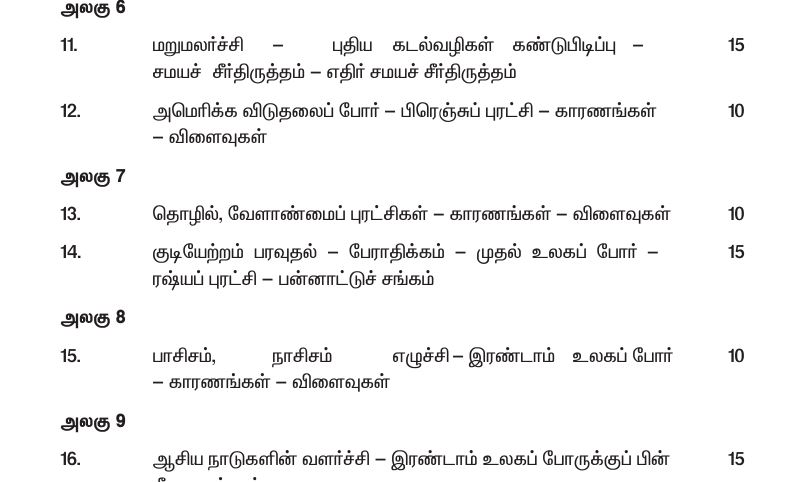
#> input picture image/Capture.JPG, 806 x 482 px; its folder holds only this picture in this run
$ python -i text2.py   (imports and definitions only)
#> lines starting #> are read from the running program, lines starting #| are printed output that depends on the picture; after the words box and inside, x2 and y2 are one past the last pixel; in counts of white or black regions, pixels touching at a corner belong together
#> further down, picture is the input picture: PIL image 806x482 RGB; mean R, G, B 243.8, 243.7, 243.8
import os
import io
import fitz
from google.cloud import vision
from PIL import ImageEnhance, ImageFilter, ImageOps
import shutil

# Ensure the GOOGLE_APPLICATION_CREDENTIALS environment variable is set correctly
os.environ['GOOGLE_APPLICATION_CREDENTIALS'] = r"C:\Users\USER\Desktop\convert\gen-lang-client-0148295645-196d4eacee57.json"

# Path to the PDF file
pdf_path = r'C:\Users\USER\syllabus.pdf'

# Directory to save the temporary images
temp_image_folder = 'temp_images'
# [2 lines not run here, left out]

def preprocess_image(image):
    """Preprocess the image for better OCR accuracy."""
    # Convert to grayscale
    image = image.convert('L')
    # Increase contrast
    enhancer = ImageEnhance.Contrast(image)
    image = enhancer.enhance(2)
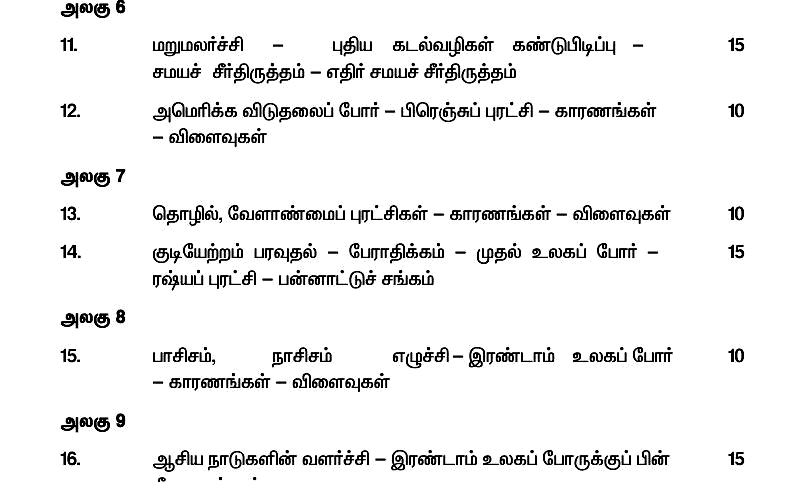
#> image: PIL image 806x482 L; min 0, max 255, mean 239.3
    # Binarize the image
    image = ImageOps.invert(image)
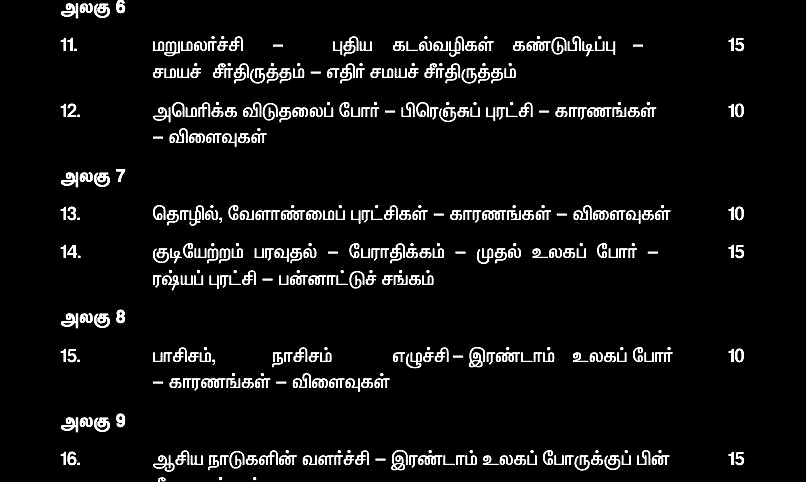
#> image: PIL image 806x482 L; min 0, max 255, mean 15.7
    image = image.point(lambda x: 0 if x < 128 else 255, '1')
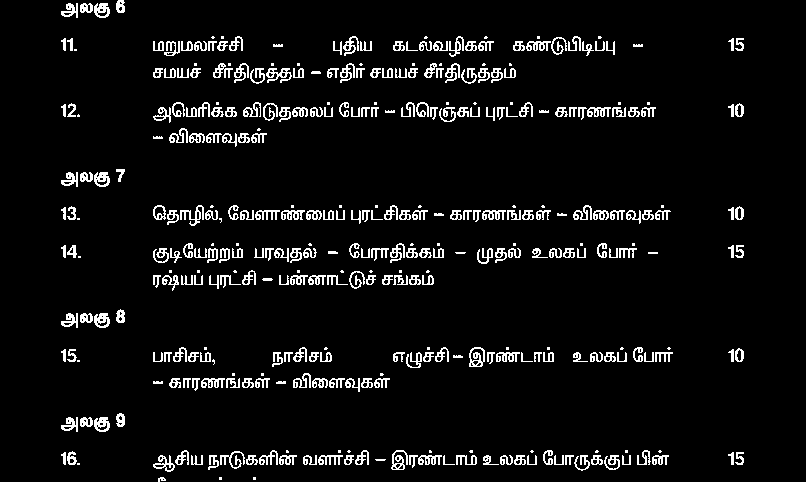
#> image: PIL image 806x482 1; 6% white in thin lines or dots, all inside (x1, y1, x2, y2) = (61, 0, 744, 482)
    # Apply a slight blur to remove noise
    image = image.filter(ImageFilter.MedianFilter())
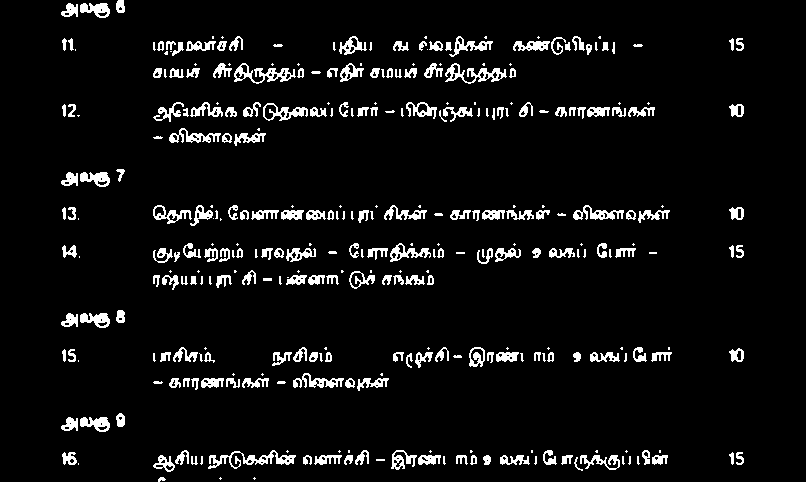
#> image: PIL image 806x482 1; 6.1% white; 328 white regions (124 under 20 px), largest, box (x1, y1, x2, y2) and area: (208, 450, 296, 469) 585, (234, 63, 296, 84) 485, (445, 63, 507, 84) 480
    return image

def detect_text(image_path):
    """Detects text in the file using Google Cloud Vision API."""
    client = vision.ImageAnnotatorClient()

    with io.open(image_path, 'rb') as image_file:
        content = image_file.read()

    image = vision.Image(content=content)
    response = client.text_detection(image=image)
    texts = response.text_annotations

    if response.error.message:
        raise Exception(f'{response.error.message}')

    if texts:
        return texts[0].description
    return ''

# [54 lines not run here, left out]

>>> from PIL import Image
>>> picture = Image.open('image/Capture.JPG')
>>> result = preprocess_image(picture)
